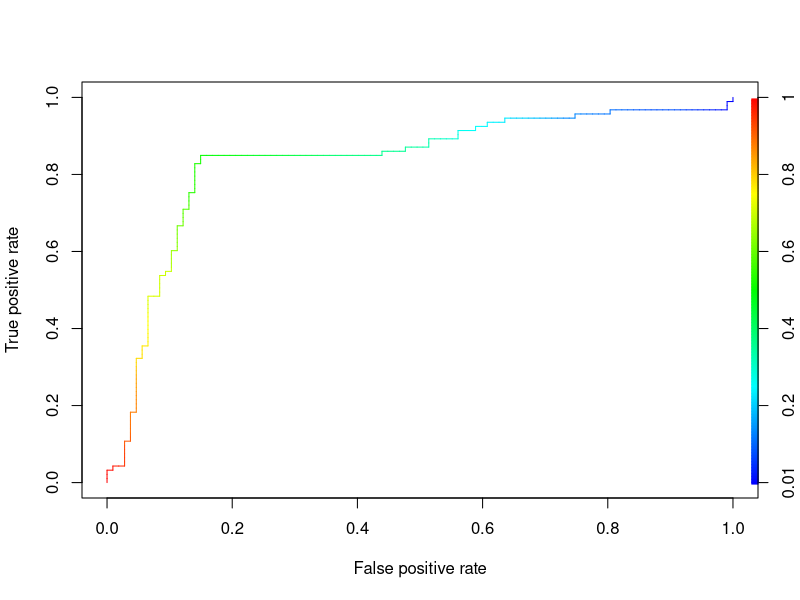

R code for this plot: (Note: this script raises an error after producing the figure.)
# roc curve

library(ROCR)
# use data
data("ROCR.simple")
ROCR.simple

df <- data.frame(ROCR.simple)
pred <- prediction(df$predictions, df$labels)
perf <- performance(pred,"tpr","fpr")
plot(perf,colorize=TRUE)


# if in stata, need to hand craft tpr fpr for differennt cutoffs

# first try 10 cutoffs 

df |> head()


# for cut off 0.1, record tpr fpr
# for cut off 0.2, record tpr fpr 

compute_tpf_fpr(cutoff = 0.1, pred = df$predictions, true_label = df$labels)

res_list <- list()

cutoffs <- seq(0.05, 0.95, by = 0.05)
cutoffs

for(i in 1:length(cutoffs)){
  res_list[[i]] <- compute_tpf_fpr(cutoff = cutoffs[i], 
                                   pred = df$predictions, 
                                   true_label = df$labels)
  cat(i, '\n')
}

res_list
df_to_plot <- do.call(rbind, res_list)

plot(df_to_plot$fpr, df_to_plot$tpr, type = 'b')

# export data
library(haven)
write_dta(df, "~/Documents/GitHub/teaching/MF9130/v24/rscript/data_roc_1.dta")
write_dta(df_to_plot, "~/Documents/GitHub/teaching/MF9130/v24/rscript/data_roc_2.dta")



# util ----

compute_tpf_fpr <- function(cutoff, pred, true_label){
  
  #true_label <- df$labels
  #pred <- df$predictions
  # cutoff <- 0.1
  # tpr: sensitivity, tp/(tp+fn) = tp/p
  # fpr: 1-specificity, fp/(fp+tn) = fp/n
  number_p <- sum(true_label == 1)
  number_n <- sum(true_label == 0)
  
  pred_label <- ifelse(pred <= cutoff, 0, 1)
  
  # get tp
  id_p <- which(true_label == 1)
  id_n <- which(true_label == 0)
  
  number_tp <- sum(pred_label[id_p] == 1)
  number_fp <- sum(pred_label[id_n] == 1)
  
  tpr <- number_tp / number_p
  fpr <- number_fp / number_n
  
  res_df <- data.frame(cutoff = cutoff, 
                       tpr = tpr, 
                       fpr = fpr)
  return(res_df)
}
